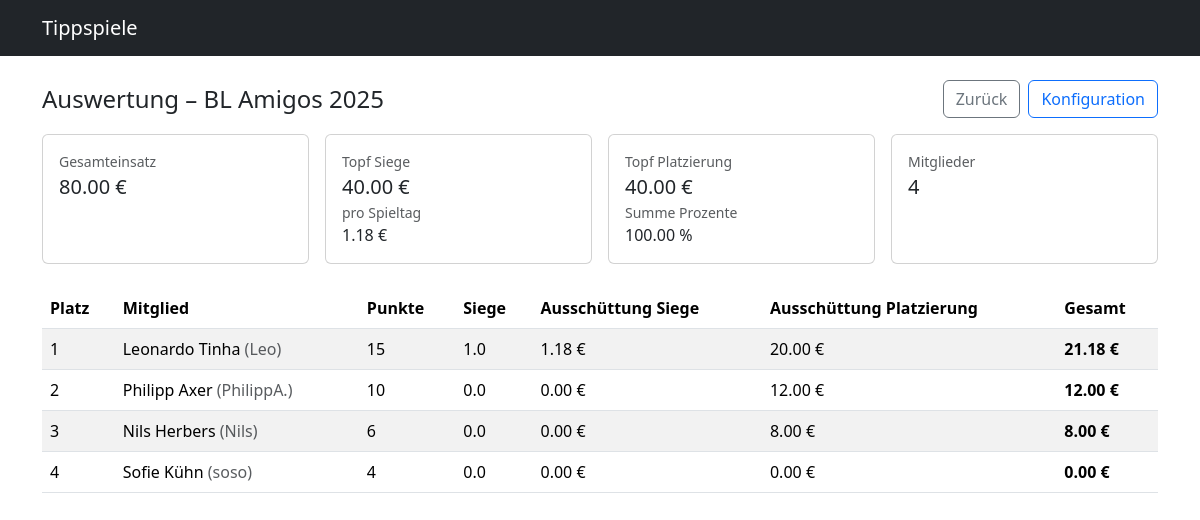
The page /games/2/evaluation on the database its author committed.
### models.py (models this page shows)
class TippingGame(Base):
    __tablename__ = "tipping_games"
    id: Mapped[int] = mapped_column(Integer, primary_key=True)
    name: Mapped[str] = mapped_column(String(200), nullable=False)
    stake_per_person: Mapped[Decimal] = mapped_column(Numeric(10, 2), nullable=False, default=0)
    url: Mapped[str] = mapped_column(String(500), nullable=True)
    members: Mapped[list["Member"]] = relationship(
        "Member",
        back_populates="game",
        cascade="all, delete-orphan",
        passive_deletes=True,
        lazy="selectin",
    )
    config: Mapped["GameConfig"] = relationship(
        "GameConfig",
        back_populates="game",
        cascade="all, delete-orphan",
        uselist=False,
        lazy="selectin",
    )
    placement_payouts: Mapped[list["PlacementPayout"]] = relationship(
        "PlacementPayout",
        back_populates="game",
        cascade="all, delete-orphan",
        order_by="PlacementPayout.rank.asc()",
        lazy="selectin",
    )
    @hybrid_property
    def total_stake(self) -> Decimal:
        count = len(self.members) if self.members is not None else 0
        return (self.stake_per_person or Decimal("0")) * Decimal(count)

class Member(Base):
    __tablename__ = "members"
    id: Mapped[int] = mapped_column(Integer, primary_key=True)
    game_id: Mapped[int] = mapped_column(ForeignKey("tipping_games.id", ondelete="CASCADE"), nullable=False)
    first_name: Mapped[str] = mapped_column(String(120), nullable=False)
    last_name: Mapped[str] = mapped_column(String(120), nullable=False)
    email: Mapped[str] = mapped_column(String(255), nullable=False)
    nickname: Mapped[str] = mapped_column(String(120))
    game: Mapped["TippingGame"] = relationship("TippingGame", back_populates="members")
    payment_method: Mapped["PaymentMethod"] = relationship(
        "PaymentMethod",
        back_populates="member",
        cascade="all, delete-orphan",
        uselist=False,
        lazy="selectin",
    )
    victory_statuses: Mapped[list["VictoryStatus"]] = relationship(
        "VictoryStatus",
        back_populates="member",
        cascade="all, delete-orphan",
        order_by="VictoryStatus.date.desc()",
        lazy="selectin",
    )
    points_statuses: Mapped[list["PointsStatus"]] = relationship(
        "PointsStatus",
        back_populates="member",
        cascade="all, delete-orphan",
        order_by="PointsStatus.date.desc()",
        lazy="selectin",
    )
    @property
    def latest_victory(self) -> "VictoryStatus | None":
        return self.victory_statuses[0] if self.victory_statuses else None
    @property
    def latest_points(self) -> "PointsStatus | None":
        return self.points_statuses[0] if self.points_statuses else None

class VictoryStatus(Base):
    __tablename__ = "victory_statuses"
    id: Mapped[int] = mapped_column(Integer, primary_key=True)
    member_id: Mapped[int] = mapped_column(ForeignKey("members.id", ondelete="CASCADE"), nullable=False)
    victories: Mapped[float] = mapped_column(Float, nullable=False, default=0.0)
    date: Mapped[datetime.date] = mapped_column(Date, nullable=False)
    member: Mapped["Member"] = relationship("Member", back_populates="victory_statuses")

### blueprints/games.py (the view)
@games_bp.route("/<int:game_id>/evaluation")
def evaluation(game_id):
    db = get_db()
    game = db.get(TippingGame, game_id)
    if not game:
        flash("Tippspiel nicht gefunden.", "warning")
        return redirect(url_for("main.index"))
    if not game.config:
        flash("Bitte zuerst die Konfiguration einstellen.", "warning")
        return redirect(url_for("games.config", game_id=game.id))
    def latest_pts(m: Member) -> int:
        return m.latest_points.points if m.latest_points else 0
    def latest_vic(m: Member) -> float:
        return m.latest_victory.victories if m.latest_victory else 0.0
    members_sorted = sorted(
        game.members,
        key=lambda m: (latest_pts(m), latest_vic(m), m.last_name.lower(), m.first_name.lower()),
        reverse=True,
    )
    total_stake = Decimal(game.total_stake or 0)
    victory_pot = (total_stake * Decimal(game.config.victory_share_percent) / Decimal("100")).quantize(Decimal("0.01"))
    placement_pot = (total_stake * Decimal(game.config.placement_share_percent) / Decimal("100")).quantize(Decimal("0.01"))
    per_matchday = (victory_pot / Decimal(game.config.num_matchdays)).quantize(Decimal("0.01")) if game.config.num_matchdays > 0 else Decimal("0.00")
    rank_to_percent = {pp.rank: Decimal(pp.percent) for pp in game.placement_payouts}
    rows = []
    for idx, m in enumerate(members_sorted, start=1):
        pts = latest_pts(m)
        vic = Decimal(str(latest_vic(m)))
        payout_victories = (per_matchday * vic).quantize(Decimal("0.01")) if per_matchday else Decimal("0.00")
        placement_percent = rank_to_percent.get(idx, Decimal("0"))
        payout_placement = (placement_pot * placement_percent / Decimal("100")).quantize(Decimal("0.01"))
        payout_total = (payout_victories + payout_placement).quantize(Decimal("0.01"))
        rows.append(
            {
                "rank": idx,
                "member": m,
                "points": pts,
                "victories": float(vic),
                "payout_victories": payout_victories,
                "payout_placement": payout_placement,
                "payout_total": payout_total,
            }
        )
    placement_percent_sum = sum((Decimal(pp.percent) for pp in game.placement_payouts), Decimal("0"))
    return render_template(
        "games/evaluation.html",
        game=game,
        rows=rows,
        victory_pot=victory_pot,
        placement_pot=placement_pot,
        per_matchday=per_matchday,
        placement_percent_sum=placement_percent_sum,
        total_stake=total_stake,
    )

### app.py (called while the page is built)
def create_app():
    app = Flask(__name__)
    app.config["SECRET_KEY"] = "dev-secret-change-me"
    os.makedirs("data", exist_ok=True)
    app.config["DATABASE_URL"] = "sqlite:///data/database.db"
    init_engine_and_session(app.config["DATABASE_URL"])
    init_db()
    app.teardown_appcontext(close_db)
    @app.template_filter("money")
    def money_filter(value):
        try:
            return f"{Decimal(value):.2f}"
        except Exception:
            return str(value)
    app.register_blueprint(main_bp)
    app.register_blueprint(games_bp, url_prefix="/games")
    app.register_blueprint(members_bp, url_prefix="/members")
    return app

### db.py (called while the page is built)
def get_db():
    if 'db' not in g:
        if SessionLocal is None:
            raise RuntimeError("Database not initialized. Call init_engine_and_session first.")
        g.db = SessionLocal()
    return g.db

### templates/games/evaluation.html
{% extends "base.html" %}
{% block content %}
  <div class="d-flex justify-content-between align-items-center mb-3">
    <h1 class="h4 mb-0">Auswertung – {{ game.name }}</h1>
    <div class="d-flex gap-2">
      <a class="btn btn-outline-secondary" href="{{ url_for('games.detail', game_id=game.id) }}">Zurück</a>
      <a class="btn btn-outline-primary" href="{{ url_for('games.config', game_id=game.id) }}">Konfiguration</a>
    </div>
  </div>
  <div class="row g-3 mb-4">
    <div class="col-md-3">
      <div class="card h-100"><div class="card-body">
        <div class="text-muted small">Gesamteinsatz</div>
        <div class="fs-5">{{ total_stake | money }} €</div>
      </div></div>
    </div>
    <div class="col-md-3">
      <div class="card h-100"><div class="card-body">
        <div class="text-muted small">Topf Siege</div>
        <div class="fs-5">{{ victory_pot | money }} €</div>
        <div class="text-muted small">pro Spieltag</div>
        <div class="fs-6">{{ per_matchday | money }} €</div>
      </div></div>
    </div>
    <div class="col-md-3">
      <div class="card h-100"><div class="card-body">
        <div class="text-muted small">Topf Platzierung</div>
        <div class="fs-5">{{ placement_pot | money }} €</div>
        <div class="text-muted small">Summe Prozente</div>
        <div class="fs-6">{{ placement_percent_sum }} %</div>
      </div></div>
    </div>
    <div class="col-md-3">
      <div class="card h-100"><div class="card-body">
        <div class="text-muted small">Mitglieder</div>
        <div class="fs-5">{{ game.members|length }}</div>
      </div></div>
    </div>
  </div>
  <div class="table-responsive">
    <table class="table table-striped align-middle">
      <thead>
        <tr>
          <th>Platz</th>
          <th>Mitglied</th>
          <th>Punkte</th>
          <th>Siege</th>
          <th>Ausschüttung Siege</th>
          <th>Ausschüttung Platzierung</th>
          <th>Gesamt</th>
        </tr>
      </thead>
      <tbody>
        {% for r in rows %}
          <tr>
            <td>{{ r.rank }}</td>
            <td>
              {{ r.member.first_name }} {{ r.member.last_name }}
              {% if r.member.nickname %}<span class="text-muted">({{ r.member.nickname }})</span>{% endif %}
            </td>
            <td>{{ r.points }}</td>
            <td>{{ r.victories }}</td>
            <td>{{ r.payout_victories | money }} €</td>
            <td>{{ r.payout_placement | money }} €</td>
            <td><strong>{{ r.payout_total | money }} €</strong></td>
          </tr>
        {% endfor %}
      </tbody>
    </table>
  </div>
{% endblock %}

### rows shown on the page
TippingGame: name "BL Amigos 2025"
Member: member.first_name "Leonardo", member.last_name "Tinha", member.nickname "Leo"
Member: member.first_name "Philipp", member.last_name "Axer", member.nickname "PhilippA."
Member: member.first_name "Nils", member.last_name "Herbers", member.nickname "Nils"
VictoryStatus: rank "4", member.first_name "Sofie", member.last_name "Kühn", member.nickname "soso", points "4", victories "0.0", payout_victories "0.00", payout_placement "0.00", payout_total "0.00"

### other values the page prints
{{ total_stake | money }} "80.00"
{{ victory_pot | money }} "40.00"
{{ per_matchday | money }} "1.18"
{{ placement_pot | money }} "40.00"
{{ placement_percent_sum }} "100.00"
{{ game.members|length }} "4"
{{ r.rank }} "1" "2" "3"
{{ r.points }} "15" "10" "6"
{{ r.victories }} "1.0" "0.0" "0.0"
{{ r.payout_victories | money }} "1.18" "0.00" "0.00"
{{ r.payout_placement | money }} "20.00" "12.00" "8.00"
{{ r.payout_total | money }} "21.18" "12.00" "8.00"
